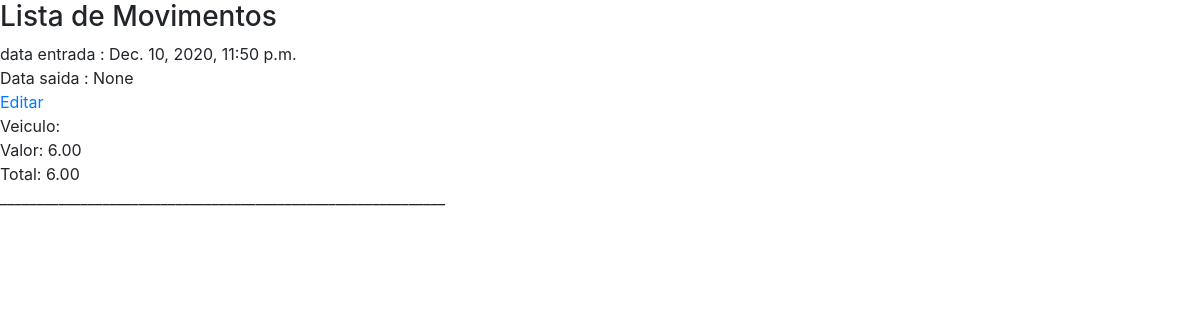
/listagem_movimento/ (signed in), run on an earlier commit of the app's database.
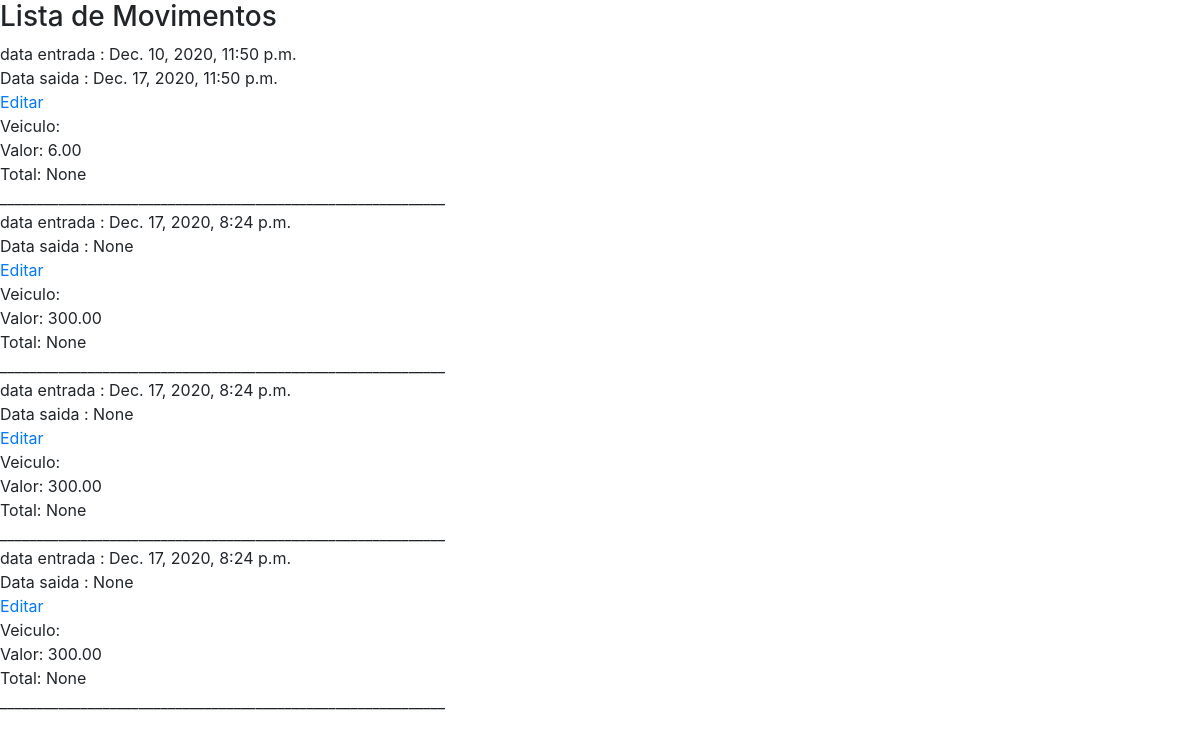
And on a later commit of the database.
### core/models.py (models this page shows, shortened)
class Movimento(models.Model):
    data_entrada = models.DateTimeField(auto_now_add=None)
    data_saida = models.DateTimeField(auto_now_add=None, blank=True, null=True)
    id_veiculo = models.ForeignKey('Veiculo', on_delete=models.CASCADE)
    valor_hora = models.ForeignKey('Parametro', on_delete=models.CASCADE)
    total = models.DecimalField(max_digits=10, decimal_places=2, blank=True, null=True)
    class Meta:
        verbose_name_plural = 'Movimentos'

class Parametro(models.Model):
    descricao = models.CharField(max_length=20)
    valor = models.DecimalField(max_digits=7, decimal_places=2)
    class Meta:
        verbose_name_plural = "Parâmetros"

### core/views.py (the view)
# urls.py: path('listagem_movimento/', listagem_movimento, name='url_listagem_movimento'),
@login_required
def listagem_movimento(request):
    dados = Movimento.objects.all()
    contexto = {'movimento': dados}
    return render(request, "core/listagem_movimento.html", contexto)

### core/Templates/core/listagem_movimento.html (shortened to what this page needs)
{% extends 'base.html' %}
{% block main %}
    <h3>Lista de Movimentos</h3>
    {% for mov in movimento %}
        data entrada : {{ mov.data_entrada }} <br>
        Data saida : {{ mov.data_saida }} <br>
            <a href="{% url 'url_atualiza_movimento' mov.id %}">Editar</a> <br>
        Veiculo: {{ mov.veicilo.placa }} <br>
        Valor: {{ mov.valor_hora.valor }} <br>
        Total: {{ mov.total }} <br>
        _____________________________________________________________<br>
    {% endfor %}
{% endblock %}

### templates/base.html (shortened to what this page needs)
{% load static %}
<!DOCTYPE html>
<html lang="pt-br">
<head>
    <link rel="stylesheet" href="https://stackpath.bootstrapcdn.com/bootstrap/4.5.2/css/bootstrap.min.css"<meta name="viewport" content="width=device-width, initial-scale=1.0">
    <link rel="stylesheet" href="{% static 'css/base.css' %}">
</head>
<body>
    {% block main %}
    {% endblock %}
</body>
</html>

What changed in the data, as far as the page shows it:
changed Movimento: data_saida "None" → "Dec. 17, 2020, 11:50 p.m."; total "6.00" → "None"
added Movimento: data_entrada "Dec. 17, 2020, 8:24 p.m.", data_saida "None", valor_hora.valor "300.00", total "None"
added Movimento: data_entrada "Dec. 17, 2020, 8:24 p.m.", data_saida "None", valor_hora.valor "300.00", total "None"
added Movimento: data_entrada "Dec. 17, 2020, 8:24 p.m.", data_saida "None", valor_hora.valor "300.00", total "None"
